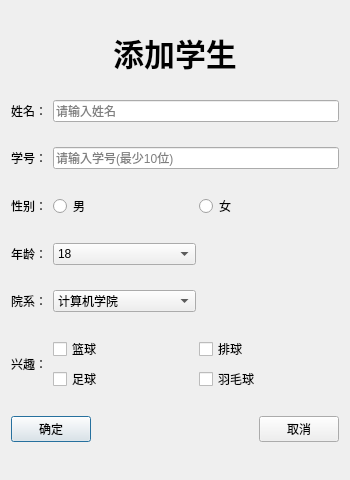
<?xml version="1.0" encoding="UTF-8"?>
<ui version="4.0">
 <class>addStu</class>
 <widget class="QDialog" name="addStu">
  <property name="geometry">
   <rect>
    <x>0</x>
    <y>0</y>
    <width>350</width>
    <height>480</height>
   </rect>
  </property>
  <property name="windowTitle">
   <string>添加学生</string>
  </property>
  <layout class="QVBoxLayout" name="verticalLayout">
   <item>
    <widget class="QLabel" name="label">
     <property name="sizePolicy">
      <sizepolicy hsizetype="Preferred" vsizetype="Fixed">
       <horstretch>0</horstretch>
       <verstretch>0</verstretch>
      </sizepolicy>
     </property>
     <property name="font">
      <font>
       <pointsize>23</pointsize>
       <weight>75</weight>
       <bold>true</bold>
      </font>
     </property>
     <property name="text">
      <string>添加学生</string>
     </property>
     <property name="alignment">
      <set>Qt::AlignCenter</set>
     </property>
    </widget>
   </item>
   <item>
    <layout class="QHBoxLayout" name="horizontalLayout" stretch="1,8">
     <item>
      <widget class="QLabel" name="label_2">
       <property name="text">
        <string>姓名：</string>
       </property>
      </widget>
     </item>
     <item>
      <widget class="QLineEdit" name="le_name">
       <property name="placeholderText">
        <string>请输入姓名</string>
       </property>
       <property name="clearButtonEnabled">
        <bool>true</bool>
       </property>
      </widget>
     </item>
    </layout>
   </item>
   <item>
    <layout class="QHBoxLayout" name="horizontalLayout_2" stretch="1,8">
     <item>
      <widget class="QLabel" name="label_3">
       <property name="text">
        <string>学号：</string>
       </property>
      </widget>
     </item>
     <item>
      <widget class="QLineEdit" name="le_id">
       <property name="placeholderText">
        <string>请输入学号(最少10位)</string>
       </property>
       <property name="clearButtonEnabled">
        <bool>true</bool>
       </property>
      </widget>
     </item>
    </layout>
   </item>
   <item>
    <layout class="QHBoxLayout" name="horizontalLayout_3" stretch="1,4,4">
     <item>
      <widget class="QLabel" name="label_4">
       <property name="text">
        <string>性别：</string>
       </property>
      </widget>
     </item>
     <item>
      <widget class="QRadioButton" name="rbtn_male">
       <property name="text">
        <string>男</string>
       </property>
       <attribute name="buttonGroup">
        <string notr="true">sexGroup</string>
       </attribute>
      </widget>
     </item>
     <item>
      <widget class="QRadioButton" name="rbtn_fmale">
       <property name="text">
        <string>女</string>
       </property>
       <attribute name="buttonGroup">
        <string notr="true">sexGroup</string>
       </attribute>
      </widget>
     </item>
    </layout>
   </item>
   <item>
    <layout class="QHBoxLayout" name="horizontalLayout_4" stretch="1,4,4">
     <item>
      <widget class="QLabel" name="label_5">
       <property name="text">
        <string>年龄：</string>
       </property>
      </widget>
     </item>
     <item>
      <widget class="QComboBox" name="cbb_age">
       <property name="currentText">
        <string>18</string>
       </property>
       <item>
        <property name="text">
         <string>18</string>
        </property>
       </item>
       <item>
        <property name="text">
         <string>19</string>
        </property>
       </item>
       <item>
        <property name="text">
         <string>20</string>
        </property>
       </item>
       <item>
        <property name="text">
         <string>21</string>
        </property>
       </item>
       <item>
        <property name="text">
         <string>22</string>
        </property>
       </item>
       <item>
        <property name="text">
         <string>23</string>
        </property>
       </item>
       <item>
        <property name="text">
         <string>24</string>
        </property>
       </item>
       <item>
        <property name="text">
         <string>25</string>
        </property>
       </item>
      </widget>
     </item>
     <item>
      <spacer name="horizontalSpacer_2">
       <property name="orientation">
        <enum>Qt::Horizontal</enum>
       </property>
       <property name="sizeHint" stdset="0">
        <size>
         <width>40</width>
         <height>20</height>
        </size>
       </property>
      </spacer>
     </item>
    </layout>
   </item>
   <item>
    <layout class="QHBoxLayout" name="horizontalLayout_5" stretch="1,4,4">
     <item>
      <widget class="QLabel" name="label_6">
       <property name="text">
        <string>院系：</string>
       </property>
      </widget>
     </item>
     <item>
      <widget class="QComboBox" name="cbb_yx">
       <item>
        <property name="text">
         <string>计算机学院</string>
        </property>
       </item>
       <item>
        <property name="text">
         <string>外国语学院</string>
        </property>
       </item>
       <item>
        <property name="text">
         <string>工商管理学院</string>
        </property>
       </item>
       <item>
        <property name="text">
         <string>汉语文学院</string>
        </property>
       </item>
      </widget>
     </item>
     <item>
      <spacer name="horizontalSpacer_3">
       <property name="orientation">
        <enum>Qt::Horizontal</enum>
       </property>
       <property name="sizeHint" stdset="0">
        <size>
         <width>40</width>
         <height>20</height>
        </size>
       </property>
      </spacer>
     </item>
    </layout>
   </item>
   <item>
    <layout class="QHBoxLayout" name="horizontalLayout_6" stretch="1,8">
     <item>
      <widget class="QLabel" name="label_7">
       <property name="text">
        <string>兴趣：</string>
       </property>
      </widget>
     </item>
     <item>
      <layout class="QGridLayout" name="gridLayout">
       <item row="0" column="0">
        <widget class="QCheckBox" name="checkBox">
         <property name="text">
          <string>篮球</string>
         </property>
         <attribute name="buttonGroup">
          <string notr="true">insGroup</string>
         </attribute>
        </widget>
       </item>
       <item row="0" column="1">
        <widget class="QCheckBox" name="checkBox_2">
         <property name="text">
          <string>排球</string>
         </property>
         <attribute name="buttonGroup">
          <string notr="true">insGroup</string>
         </attribute>
        </widget>
       </item>
       <item row="1" column="0">
        <widget class="QCheckBox" name="checkBox_3">
         <property name="text">
          <string>足球</string>
         </property>
         <attribute name="buttonGroup">
          <string notr="true">insGroup</string>
         </attribute>
        </widget>
       </item>
       <item row="1" column="1">
        <widget class="QCheckBox" name="checkBox_4">
         <property name="text">
          <string>羽毛球</string>
         </property>
         <attribute name="buttonGroup">
          <string notr="true">insGroup</string>
         </attribute>
        </widget>
       </item>
      </layout>
     </item>
    </layout>
   </item>
   <item>
    <layout class="QHBoxLayout" name="horizontalLayout_7">
     <item>
      <widget class="QPushButton" name="btn_ok">
       <property name="text">
        <string>确定</string>
       </property>
      </widget>
     </item>
     <item>
      <spacer name="horizontalSpacer">
       <property name="orientation">
        <enum>Qt::Horizontal</enum>
       </property>
       <property name="sizeHint" stdset="0">
        <size>
         <width>40</width>
         <height>20</height>
        </size>
       </property>
      </spacer>
     </item>
     <item>
      <widget class="QPushButton" name="btn_cancel">
       <property name="text">
        <string>取消</string>
       </property>
      </widget>
     </item>
    </layout>
   </item>
  </layout>
 </widget>
 <layoutdefault spacing="6" margin="11"/>
 <resources/>
 <connections/>
 <buttongroups>
  <buttongroup name="sexGroup"/>
  <buttongroup name="insGroup">
   <property name="exclusive">
    <bool>false</bool>
   </property>
  </buttongroup>
 </buttongroups>
</ui>
